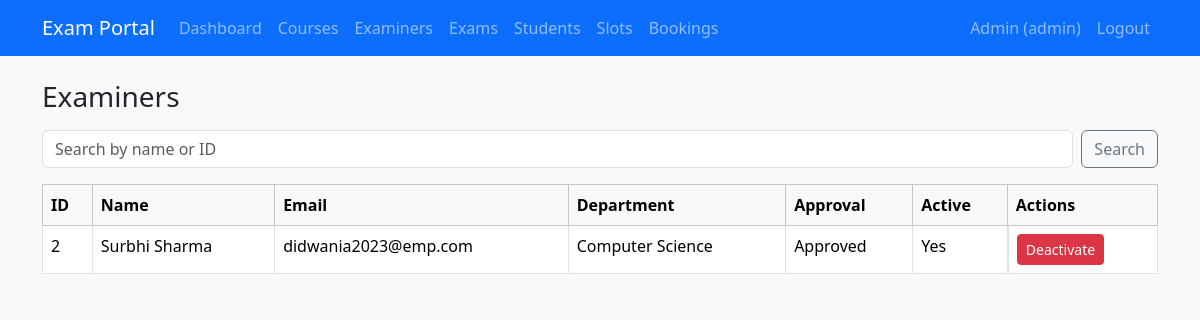
The page /admin/examiners (signed in) on the database its author committed.
### models.py (models this page shows)
class User(UserMixin, db.Model):
    id = db.Column(db.Integer, primary_key=True)
    name = db.Column(db.String(100), nullable=False)
    email = db.Column(db.String(120), unique=True, nullable=False)
    password = db.Column(db.String(200), nullable=False)
    role = db.Column(db.String(20), nullable=False)  # admin / examiner / student
    contact = db.Column(db.String(20))
    department = db.Column(db.String(100))           # examiner ke liye
    is_approved = db.Column(db.Boolean, default=False)  # examiner approval
    is_active_user = db.Column(db.Boolean, default=True)

### app.py (the view)
@app.route('/admin/examiners')
@role_required('admin')
def admin_examiners():
    q = request.args.get('q', '').strip()
    query = User.query.filter_by(role='examiner')
    if q:
        if q.isdigit():
            query = query.filter(User.id == int(q))
        else:
            query = query.filter(User.name.ilike(f'%{q}%'))
    return render_template('admin/examiners.html', examiners=query.all(), q=q)

### app.py (called while the page is built)
@login_manager.user_loader
def load_user(user_id):
    return db.session.get(User, int(user_id))

def role_required(role):
    def decorator(f):
        @wraps(f)
        def wrapper(*args, **kwargs):
            if not current_user.is_authenticated:
                return redirect(url_for('login'))
            if current_user.role != role:
                flash('Access denied.', 'danger')
                return redirect(url_for('home'))
            return f(*args, **kwargs)
        return wrapper
    return decorator

### templates/admin/examiners.html (shortened to what this page needs)
{% extends 'base.html' %}
{% block content %}
<h3 class="mb-3">Examiners</h3>
<form class="mb-3 d-flex gap-2" method="GET">
  <input type="text" name="q" value="{{ q }}" class="form-control" placeholder="Search by name or ID">
  <button class="btn btn-outline-secondary">Search</button>
</form>
<table class="table table-bordered bg-white">
  <thead class="table-light">
    <tr><th>ID</th><th>Name</th><th>Email</th><th>Department</th><th>Approval</th><th>Active</th><th>Actions</th></tr>
  </thead>
  <tbody>
  {% for e in examiners %}
    <tr>
      <td>{{ e.id }}</td><td>{{ e.name }}</td><td>{{ e.email }}</td><td>{{ e.department }}</td>
      <td>{{ 'Approved' if e.is_approved else 'Pending' }}</td>
      <td>{{ 'Yes' if e.is_active_user else 'No' }}</td>
      <td class="d-flex gap-2">
        {% if e.is_active_user %}
        <form method="POST" action="{{ url_for('examiner_action', uid=e.id, action='deactivate') }}">
          <button class="btn btn-sm btn-danger">Deactivate</button>
        </form>
        {% else %}
        <form method="POST" action="{{ url_for('examiner_action', uid=e.id, action='activate') }}">
          <button class="btn btn-sm btn-secondary">Activate</button>
        </form>
        {% endif %}
      </td>
    </tr>
  {% else %}
    <tr><td colspan="7" class="text-center">Koi examiner nahi mila.</td></tr>
  {% endfor %}
  </tbody>
</table>
{% endblock %}

### templates/base.html (shortened to what this page needs)
<!DOCTYPE html>
<html lang="en">
<head>
  <link href="https://cdn.jsdelivr.net/npm/bootstrap@5.3.3/dist/css/bootstrap.min.css" rel="stylesheet">
</head>
<body class="bg-light">
  <nav class="navbar navbar-expand navbar-dark bg-primary mb-4">
    <div class="container">
      <a class="navbar-brand" href="{{ url_for('home') }}">Exam Portal</a>
      {% if current_user.is_authenticated and current_user.role == 'admin' %}
      <ul class="navbar-nav me-auto">
        <li class="nav-item"><a class="nav-link" href="{{ url_for('admin_dashboard') }}">Dashboard</a></li>
        <li class="nav-item"><a class="nav-link" href="{{ url_for('admin_courses') }}">Courses</a></li>
        <li class="nav-item"><a class="nav-link" href="{{ url_for('admin_examiners') }}">Examiners</a></li>
        <li class="nav-item"><a class="nav-link" href="{{ url_for('admin_exams') }}">Exams</a></li>
        <li class="nav-item"><a class="nav-link" href="{{ url_for('admin_students') }}">Students</a></li>
        <li class="nav-item"><a class="nav-link" href="{{ url_for('admin_slots') }}">Slots</a></li>
        <li class="nav-item"><a class="nav-link" href="{{ url_for('admin_bookings') }}">Bookings</a></li>
      </ul>
      {% endif %}
      <ul class="navbar-nav ms-auto">
        {% if current_user.is_authenticated %}
        <li class="nav-item"><span class="nav-link">{{ current_user.name }} ({{ current_user.role }})</span></li>
        <li class="nav-item"><a class="nav-link" href="{{ url_for('logout') }}">Logout</a></li>
        {% else %}
        <li class="nav-item"><a class="nav-link" href="{{ url_for('login') }}">Login</a></li>
        <li class="nav-item"><a class="nav-link" href="{{ url_for('register') }}">Register</a></li>
        {% endif %}
      </ul>
    </div>
  </nav>
  <div class="container">
    {% block content %}{% endblock %}
  </div>
</body>
</html>

### rows shown on the page
User: name "Admin", role "admin"
User: id "2", name "Surbhi Sharma", email "didwania2023@emp.com", department "Computer Science", is_approved "Approved", is_active_user "Yes"
